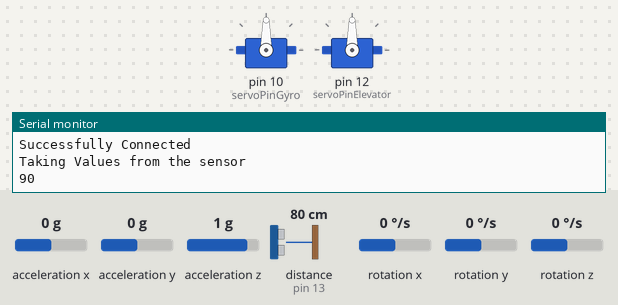
Bench run of a sketch on a simulated Arduino Uno, built with avr-gcc and run on an emulated ATmega328P. Parts: 2 × servo, the last lines printed to the serial monitor. The inputs (shaded band) are chosen by the test bench; at power-on: acceleration x 0 g, distance to the obstacle (sensor on pin 13) 80 cm, acceleration y 0 g, acceleration z 1 g, rotation x 0 °/s, rotation y 0 °/s, rotation z 0 °/s. The echo pulse lasts 58.3 µs per cm.

Above: at 3.2 s.
3.3 s: acceleration x set to -1.4 g
At 5.0 s:
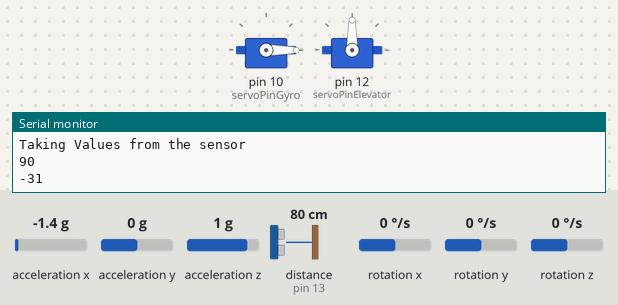
5.7 s: distance to the obstacle (sensor on pin 13) set to 96 cm
7.3 s: distance to the obstacle (sensor on pin 13) set to 105 cm
At 9.3 s:
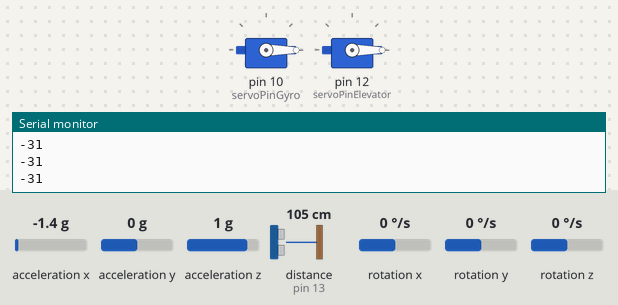
9.7 s: acceleration x set to -0.8 g
At 11.2 s:
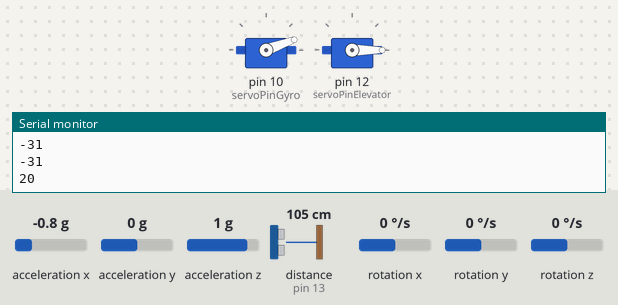
11.9 s: acceleration x set to 0.8 g
At 13.3 s:
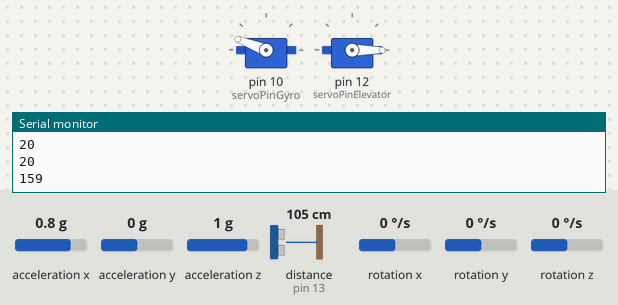
14.4 s: distance to the obstacle (sensor on pin 13) set to 2 cm
At 16.5 s:
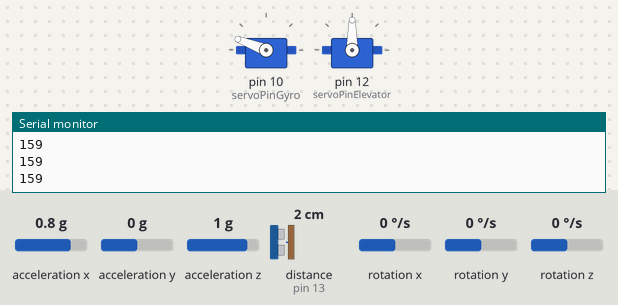
Timing chart, 0 to 18.0 s (numbered marks = the images above; inputs shaded):
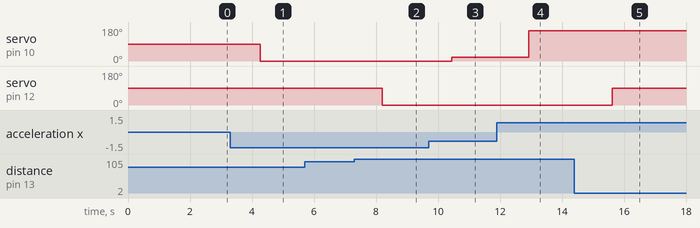

Measured:
- the behaviour switches between 99 and 100 cm on distance to the obstacle (sensor on pin 13) (found by bisection; images 1 and 2)
- after the input at 3.3 s, servo on pin 10 (servoPinGyro): 90° → 0° after 0.97 s
- after the input at 7.3 s, servo on pin 12 (servoPinElevator): 90° → 0° after 0.91 s
- after the input at 9.7 s, servo on pin 10 (servoPinGyro): 0° → 20° after 0.75 s
- after the input at 11.9 s, servo on pin 10 (servoPinGyro): 20° → 159° after 1.0 s
- after the input at 14.4 s, servo on pin 12 (servoPinElevator): 0° → 90° after 1.2 s

The sketch:

attempt_1_autopilot.ino
```cpp
#include <Wire.h>
#include <MPU6050.h>
#include <SR04.h>
#include <Servo.h>

Servo sg90; // Gyroscope servo
int servoPinGyro = 10; // Gyroscope servo pin
int servoPinElevator = 12; // Ultrasonic sensor servo pin
int echo_pin = 9; // Ultrasonic sensor echo pin
int trig_pin = 13; // Ultrasonic sensor trig pin

// Ultrasonic sensor servo positions
int elevatorPositionDown = 0;
int elevatorPositionUp = 90;
int updateInterval = 1000;
int groundDistance = 100;
long distance;

MPU6050 sensor;
int16_t ax, ay, az;
int16_t gx, gy, gz;

SR04 distanceSensor(echo_pin, trig_pin);
Servo myServo;


void setup() {
  // put your setup code here, to run once:
  sg90.attach(servoPinGyro);
  myServo.attach(servoPinElevator);

  Wire.begin();
  Serial.begin(9600);
  Serial.println("Initializing the sensor");
  sensor.initialize();
  Serial.println(sensor.testConnection() ? "Successfully Connected" : "Connection failed");
  delay(1000);
  Serial.println("Taking Values from the sensor");
  delay(1000);
}

void loop() {
  // put your main code here, to run repeatedly:
   // Ultrasonic sensor servo loop
  distance = distanceSensor.Distance();

  if (distance < groundDistance) {
    myServo.write(elevatorPositionUp);
  } else {
    myServo.write(elevatorPositionDown);
  }

  // Wait time between readings for ultrasonic sensor
  delay(updateInterval);

  // Gyro servo
  sensor.getMotion6(&ax, &ay, &az, &gx, &gy, &gz);
  ax = map(ax, -17000, 17000, 0, 180);
  Serial.println(ax);
  sg90.write(ax);
  delay(200);
}
```
